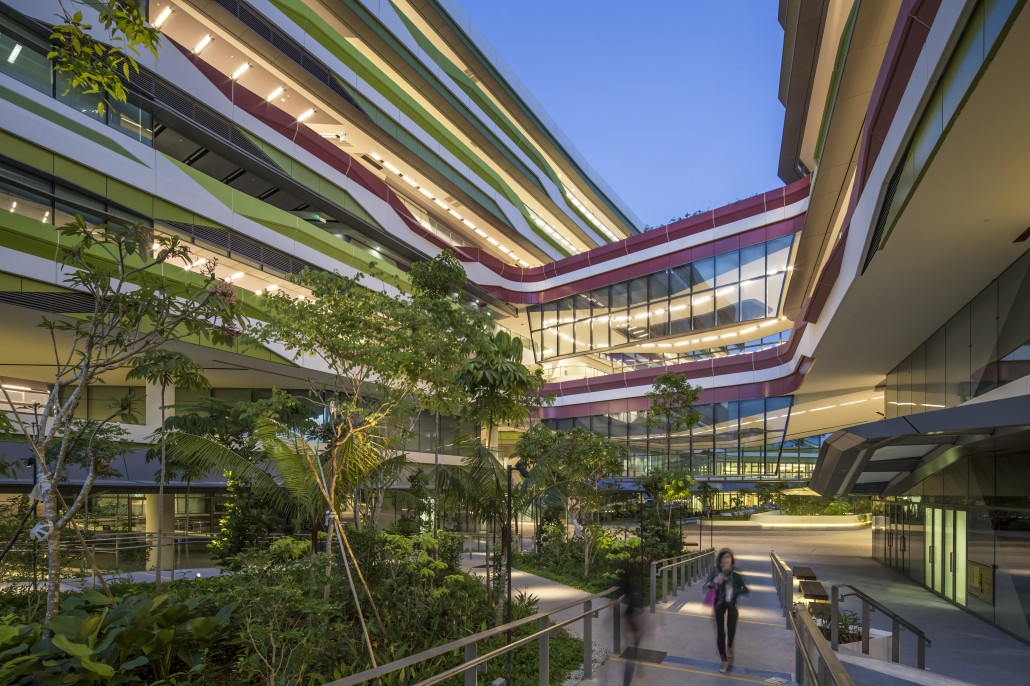
#> input picture sutd.png, 1030 x 686 px
$ python Q2.py
#> lines starting #> are read from the running program, lines starting #| are printed output that depends on the picture
import numpy as np
import numpy.random as rng
import matplotlib.pyplot as plt
import matplotlib.image as mpimg
from sklearn.cluster import KMeans
from sklearn.utils import shuffle
from sklearn.metrics import pairwise_distances_argmin

n_colors=32
pic='sutd.png'
img=mpimg.imread(pic)
#> img is the input picture: shape (686, 1030, 4) float32; mean R, G, B, A 0.381, 0.377, 0.334, 1
img=img[:,:,:3]
#> img: shape (686, 1030, 3) float32


w,h,d=tuple(img.shape)
#> w = 686; h = 1030; d = 3
image_array=np.reshape(img,(w*h,d))
image_array_sample = shuffle(image_array, random_state=0)[:1000]
#> image_array_sample = 1000 rows, first 8: [0.294, 0.318, 0.373], [0.506, 0.631, 0.918], [0.2, 0.192, 0.204], [0.875, 0.78, 0.592], [0.184, 0.212, 0.141], [0.337, 0.349, 0.173], [0.188, 0.192, 0.0667], [0.725, 0.627, 0.51]

#Kmeans and its labels
kmeans = KMeans(n_clusters=n_colors, random_state=0).fit(image_array_sample)
labels = kmeans.predict(image_array)

#Random and its labels
codebook_random = shuffle(image_array, random_state=0)[:n_colors + 1]
#> codebook_random = 33 rows, first 8: [0.294, 0.318, 0.373], [0.506, 0.631, 0.918], [0.2, 0.192, 0.204], [0.875, 0.78, 0.592], [0.184, 0.212, 0.141], [0.337, 0.349, 0.173], [0.188, 0.192, 0.0667], [0.725, 0.627, 0.51]
labels_random = pairwise_distances_argmin(codebook_random,image_array,axis=0)

def recreate_image(palette,labels,w,h):
#> called with palette = array of shape (32, 3), labels = array of shape (706580,), w = 686, h = 1030
    d=palette.shape[1]
    image=np.zeros((w,h,d))
    label_idx=0
    for i in range(w):
        for j in range(h):
            image[i][j]=palette[labels[label_idx]]
            label_idx+=1
#> after the loop, label_idx = 706580
    return image

plt.figure(1)
plt.clf()
ax=plt.axes([0,0,1,1])
plt.axis('off')
plt.title('Originalimage(16.8millioncolors)')
plt.imshow(img)

plt.figure(2)
plt.clf()
ax=plt.axes([0,0,1,1])
plt.axis('off')
plt.title('Compressedimage(K-Means)')
plt.imshow(recreate_image(kmeans.cluster_centers_,labels,w,h))

plt.figure(3)
plt.clf()
ax=plt.axes([0,0,1,1])
plt.axis('off')
plt.title('Compressedimage(Random)')
plt.imshow(recreate_image(codebook_random,labels_random,w,h))
#> call 2 of recreate_image, with palette = array of shape (33, 3), labels = array of shape (706580,), w = 686, h = 1030
#> after the loop in recreate_image (call 2), `for i in range(w):`:
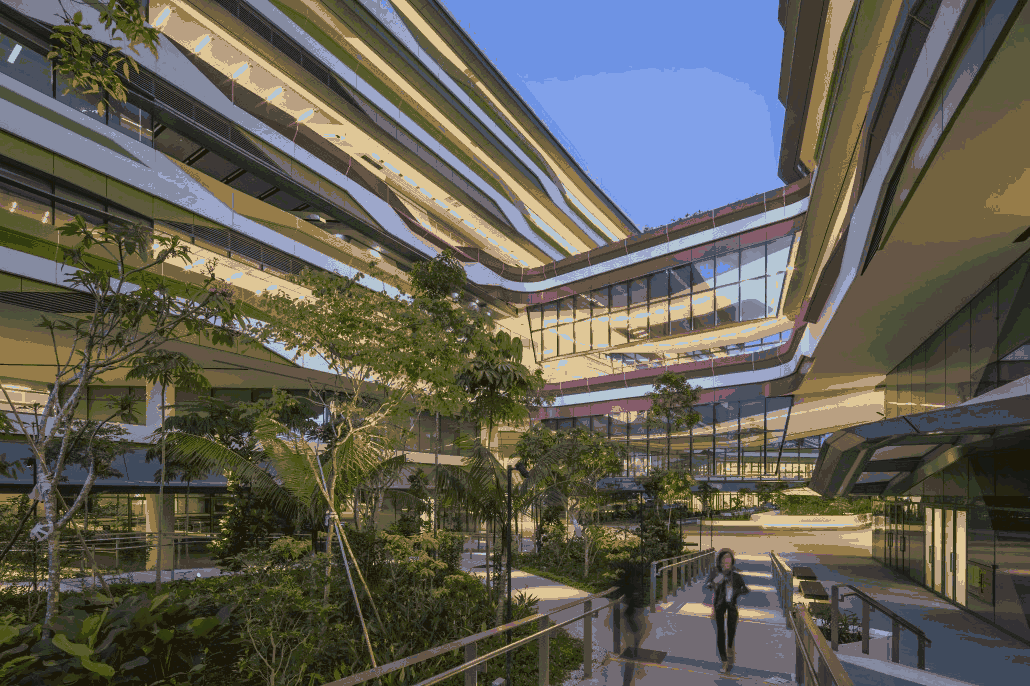
#> image: shape (686, 1030, 3) float64; mean of channels 0, 1, 2 0.379, 0.37, 0.333; drawn as R, G, B
plt.show()
